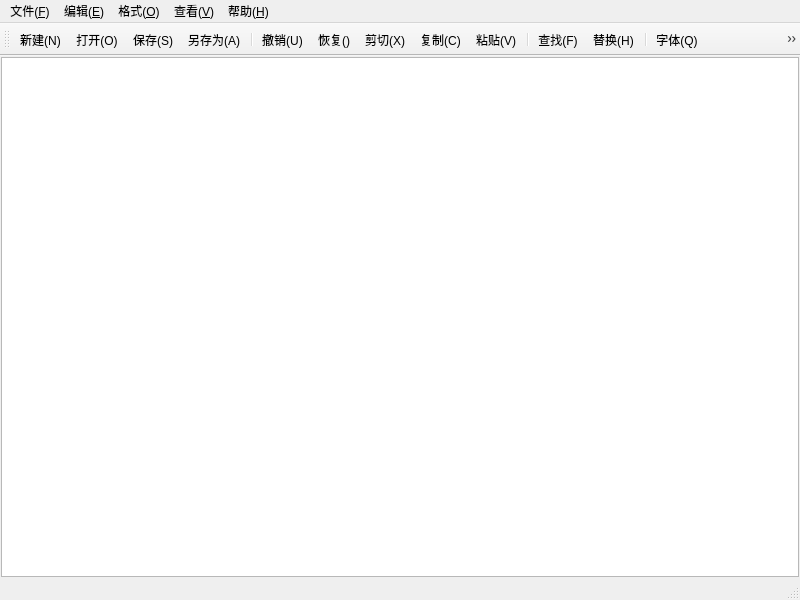
<?xml version="1.0" encoding="UTF-8"?>
<ui version="4.0">
 <class>MainWindow</class>
 <widget class="QMainWindow" name="MainWindow">
  <property name="geometry">
   <rect>
    <x>0</x>
    <y>0</y>
    <width>800</width>
    <height>600</height>
   </rect>
  </property>
  <property name="minimumSize">
   <size>
    <width>600</width>
    <height>400</height>
   </size>
  </property>
  <property name="maximumSize">
   <size>
    <width>900</width>
    <height>700</height>
   </size>
  </property>
  <property name="windowTitle">
   <string>MainWindow</string>
  </property>
  <property name="windowIcon">
   <iconset resource="res.qrc">
    <normaloff>:/res/img/img/note.png</normaloff>:/res/img/img/note.png</iconset>
  </property>
  <widget class="QWidget" name="centralwidget">
   <layout class="QHBoxLayout" name="horizontalLayout">
    <property name="spacing">
     <number>0</number>
    </property>
    <property name="leftMargin">
     <number>1</number>
    </property>
    <property name="topMargin">
     <number>1</number>
    </property>
    <property name="rightMargin">
     <number>1</number>
    </property>
    <property name="bottomMargin">
     <number>1</number>
    </property>
    <item>
     <widget class="CodeEditor" name="plainTextEdit"/>
    </item>
   </layout>
  </widget>
  <widget class="QMenuBar" name="menubar">
   <property name="geometry">
    <rect>
     <x>0</x>
     <y>0</y>
     <width>800</width>
     <height>26</height>
    </rect>
   </property>
   <widget class="QMenu" name="menu_F">
    <property name="title">
     <string>文件(&amp;F)</string>
    </property>
    <addaction name="actionNew"/>
    <addaction name="actionOpen"/>
    <addaction name="actionSave"/>
    <addaction name="actionSaveAs"/>
   </widget>
   <widget class="QMenu" name="menu_F_2">
    <property name="title">
     <string>编辑(&amp;E)</string>
    </property>
    <addaction name="actionUndo"/>
    <addaction name="actionRedo"/>
    <addaction name="actionCut"/>
    <addaction name="actionCopy"/>
    <addaction name="actionPaste"/>
    <addaction name="separator"/>
    <addaction name="actionFind"/>
    <addaction name="actionReplace"/>
    <addaction name="separator"/>
    <addaction name="actionSelectAll"/>
   </widget>
   <widget class="QMenu" name="menu_O">
    <property name="title">
     <string>格式(&amp;O)</string>
    </property>
    <addaction name="actionWordWrap"/>
    <addaction name="actionLineNum"/>
    <addaction name="separator"/>
    <addaction name="actionFont"/>
    <addaction name="actionFontColor"/>
    <addaction name="separator"/>
    <addaction name="actionFontBackColor"/>
    <addaction name="actionBackColor"/>
   </widget>
   <widget class="QMenu" name="menu_V">
    <property name="title">
     <string>查看(&amp;V)</string>
    </property>
    <addaction name="actionToolbar"/>
    <addaction name="actionStatusbar"/>
   </widget>
   <widget class="QMenu" name="menu_H">
    <property name="title">
     <string>帮助(&amp;H)</string>
    </property>
    <addaction name="actionExit"/>
    <addaction name="actionAbout"/>
   </widget>
   <addaction name="menu_F"/>
   <addaction name="menu_F_2"/>
   <addaction name="menu_O"/>
   <addaction name="menu_V"/>
   <addaction name="menu_H"/>
  </widget>
  <widget class="QStatusBar" name="statusbar"/>
  <widget class="QToolBar" name="toolBar">
   <property name="windowTitle">
    <string>toolBar</string>
   </property>
   <attribute name="toolBarArea">
    <enum>TopToolBarArea</enum>
   </attribute>
   <attribute name="toolBarBreak">
    <bool>false</bool>
   </attribute>
   <addaction name="actionNew"/>
   <addaction name="actionOpen"/>
   <addaction name="actionSave"/>
   <addaction name="actionSaveAs"/>
   <addaction name="separator"/>
   <addaction name="actionUndo"/>
   <addaction name="actionRedo"/>
   <addaction name="actionCut"/>
   <addaction name="actionCopy"/>
   <addaction name="actionPaste"/>
   <addaction name="separator"/>
   <addaction name="actionFind"/>
   <addaction name="actionReplace"/>
   <addaction name="separator"/>
   <addaction name="actionFont"/>
   <addaction name="actionWordWrap"/>
   <addaction name="actionLineNum"/>
   <addaction name="actionToolbar"/>
   <addaction name="actionStatusbar"/>
  </widget>
  <action name="actionNew">
   <property name="icon">
    <iconset resource="res.qrc">
     <normaloff>:/res/img/img/new.png</normaloff>:/res/img/img/new.png</iconset>
   </property>
   <property name="text">
    <string>新建(&amp;N)</string>
   </property>
   <property name="shortcut">
    <string>Ctrl+N</string>
   </property>
  </action>
  <action name="actionOpen">
   <property name="icon">
    <iconset resource="res.qrc">
     <normaloff>:/res/img/img/open.png</normaloff>:/res/img/img/open.png</iconset>
   </property>
   <property name="text">
    <string>打开(&amp;O)</string>
   </property>
   <property name="shortcut">
    <string>Ctrl+O</string>
   </property>
  </action>
  <action name="actionSave">
   <property name="icon">
    <iconset resource="res.qrc">
     <normaloff>:/res/img/img/save2.png</normaloff>:/res/img/img/save2.png</iconset>
   </property>
   <property name="text">
    <string>保存(&amp;S)</string>
   </property>
   <property name="shortcut">
    <string>Ctrl+S</string>
   </property>
  </action>
  <action name="actionSaveAs">
   <property name="icon">
    <iconset resource="res.qrc">
     <normaloff>:/res/img/img/saveas.png</normaloff>:/res/img/img/saveas.png</iconset>
   </property>
   <property name="text">
    <string>另存为(&amp;A)</string>
   </property>
  </action>
  <action name="actionExit">
   <property name="icon">
    <iconset resource="res.qrc">
     <normaloff>:/res/img/img/exit.png</normaloff>:/res/img/img/exit.png</iconset>
   </property>
   <property name="text">
    <string>退出(&amp;X)</string>
   </property>
  </action>
  <action name="actionUndo">
   <property name="icon">
    <iconset resource="res.qrc">
     <normaloff>:/res/img/img/recall.png</normaloff>:/res/img/img/recall.png</iconset>
   </property>
   <property name="text">
    <string>撤销(&amp;U)</string>
   </property>
   <property name="shortcut">
    <string>Ctrl+Z</string>
   </property>
  </action>
  <action name="actionCut">
   <property name="icon">
    <iconset resource="res.qrc">
     <normaloff>:/res/img/img/cut.png</normaloff>:/res/img/img/cut.png</iconset>
   </property>
   <property name="text">
    <string>剪切(&amp;X)</string>
   </property>
   <property name="shortcut">
    <string>Ctrl+X</string>
   </property>
  </action>
  <action name="actionCopy">
   <property name="icon">
    <iconset resource="res.qrc">
     <normaloff>:/res/img/img/copy.png</normaloff>:/res/img/img/copy.png</iconset>
   </property>
   <property name="text">
    <string>复制(&amp;C)</string>
   </property>
   <property name="shortcut">
    <string>Ctrl+C</string>
   </property>
  </action>
  <action name="actionPaste">
   <property name="icon">
    <iconset resource="res.qrc">
     <normaloff>:/res/img/img/paste2.png</normaloff>:/res/img/img/paste2.png</iconset>
   </property>
   <property name="text">
    <string>粘贴(&amp;V)</string>
   </property>
   <property name="shortcut">
    <string>Ctrl+V</string>
   </property>
  </action>
  <action name="actionFind">
   <property name="icon">
    <iconset resource="res.qrc">
     <normaloff>:/res/img/img/seek.png</normaloff>:/res/img/img/seek.png</iconset>
   </property>
   <property name="text">
    <string>查找(&amp;F)</string>
   </property>
   <property name="shortcut">
    <string>Ctrl+F</string>
   </property>
  </action>
  <action name="actionReplace">
   <property name="icon">
    <iconset resource="res.qrc">
     <normaloff>:/res/img/img/replace3.png</normaloff>:/res/img/img/replace3.png</iconset>
   </property>
   <property name="text">
    <string>替换(&amp;H)</string>
   </property>
   <property name="shortcut">
    <string>Ctrl+H</string>
   </property>
  </action>
  <action name="actionFont">
   <property name="icon">
    <iconset resource="res.qrc">
     <normaloff>:/res/img/img/font.png</normaloff>:/res/img/img/font.png</iconset>
   </property>
   <property name="text">
    <string>字体(&amp;Q)</string>
   </property>
  </action>
  <action name="actionFontColor">
   <property name="icon">
    <iconset resource="res.qrc">
     <normaloff>:/res/img/img/fontcolor.png</normaloff>:/res/img/img/fontcolor.png</iconset>
   </property>
   <property name="text">
    <string>字体颜色</string>
   </property>
  </action>
  <action name="actionSelectAll">
   <property name="icon">
    <iconset resource="res.qrc">
     <normaloff>:/res/img/img/all.png</normaloff>:/res/img/img/all.png</iconset>
   </property>
   <property name="text">
    <string>全选(&amp;D)</string>
   </property>
   <property name="shortcut">
    <string>Ctrl+A</string>
   </property>
  </action>
  <action name="actionWordWrap">
   <property name="checkable">
    <bool>true</bool>
   </property>
   <property name="icon">
    <iconset resource="res.qrc">
     <normaloff>:/res/img/img/linefeed.png</normaloff>:/res/img/img/linefeed.png</iconset>
   </property>
   <property name="text">
    <string>自动换行(&amp;W)</string>
   </property>
  </action>
  <action name="actionLineNum">
   <property name="checkable">
    <bool>true</bool>
   </property>
   <property name="icon">
    <iconset resource="res.qrc">
     <normaloff>:/res/img/img/num.png</normaloff>:/res/img/img/num.png</iconset>
   </property>
   <property name="text">
    <string>显示行号(&amp;L)</string>
   </property>
   <property name="toolTip">
    <string>显示行号(L)</string>
   </property>
   <property name="shortcut">
    <string>Ctrl+L</string>
   </property>
  </action>
  <action name="actionRedo">
   <property name="icon">
    <iconset resource="res.qrc">
     <normaloff>:/res/img/img/renew.png</normaloff>:/res/img/img/renew.png</iconset>
   </property>
   <property name="text">
    <string>恢复(&amp;)</string>
   </property>
   <property name="shortcut">
    <string>Ctrl+Shift+Z</string>
   </property>
  </action>
  <action name="actionToolbar">
   <property name="checkable">
    <bool>true</bool>
   </property>
   <property name="icon">
    <iconset resource="res.qrc">
     <normaloff>:/res/img/img/tool.png</normaloff>:/res/img/img/tool.png</iconset>
   </property>
   <property name="text">
    <string>工具栏(&amp;T)</string>
   </property>
  </action>
  <action name="actionStatusbar">
   <property name="checkable">
    <bool>true</bool>
   </property>
   <property name="icon">
    <iconset resource="res.qrc">
     <normaloff>:/res/img/img/state.png</normaloff>:/res/img/img/state.png</iconset>
   </property>
   <property name="text">
    <string>状态栏(&amp;B)</string>
   </property>
  </action>
  <action name="actionFontBackColor">
   <property name="icon">
    <iconset resource="res.qrc">
     <normaloff>:/res/img/img/fontback.png</normaloff>:/res/img/img/fontback.png</iconset>
   </property>
   <property name="text">
    <string>字体背景色</string>
   </property>
  </action>
  <action name="actionBackColor">
   <property name="icon">
    <iconset resource="res.qrc">
     <normaloff>:/res/img/img/back.png</normaloff>:/res/img/img/back.png</iconset>
   </property>
   <property name="text">
    <string>编辑器背景色</string>
   </property>
  </action>
  <action name="actionAbout">
   <property name="icon">
    <iconset resource="res.qrc">
     <normaloff>:/res/img/img/about.png</normaloff>:/res/img/img/about.png</iconset>
   </property>
   <property name="text">
    <string>关于(&amp;U)</string>
   </property>
  </action>
 </widget>
 <customwidgets>
  <customwidget>
   <class>CodeEditor</class>
   <extends>QPlainTextEdit</extends>
   <header location="global">codeeditor.h</header>
  </customwidget>
 </customwidgets>
 <resources>
  <include location="res.qrc"/>
 </resources>
 <connections/>
</ui>
